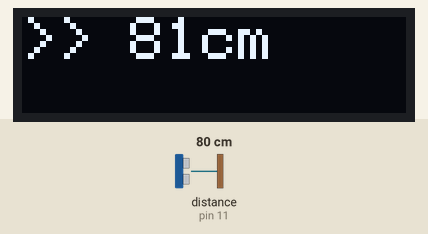
Bench run of a sketch on a simulated Arduino Uno, built with avr-gcc and run on an emulated ATmega328P. Parts: 128×32 one-colour display. The inputs (shaded band) are chosen by the test bench; at power-on: distance to the obstacle (sensor on pin 11) 80 cm. The echo pulse lasts 58.3 µs per cm.

Above: at 1.2 s.
1.3 s: distance to the obstacle (sensor on pin 11) set to 2 cm
At 2.5 s:
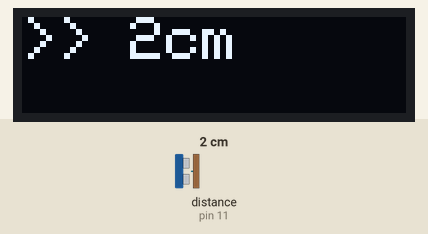
2.8 s: distance to the obstacle (sensor on pin 11) set to 4 cm
At 3.2 s:
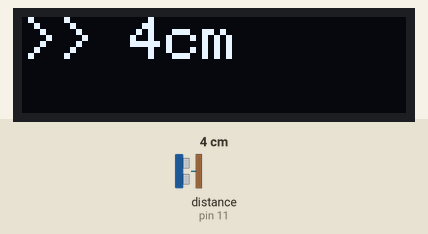
4.3 s: distance to the obstacle (sensor on pin 11) set to 9 cm
At 5.1 s:
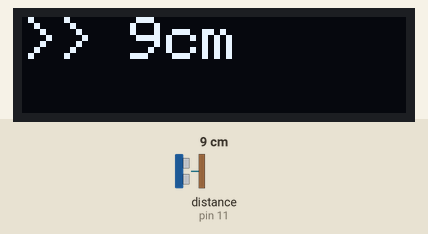
Timing chart, 0 to 7.3 s (numbered marks = the images above; inputs shaded):
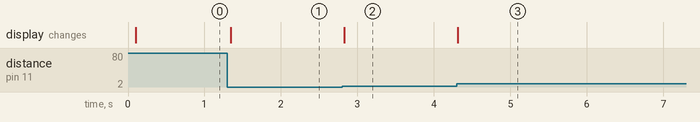

Measured:
- after the input at 1.3 s, the display: changes at once (image 1)
- after the input at 2.8 s, the display: changes at once (image 2)
- after the input at 4.3 s, the display: changes at once (image 3)

The sketch:

UltraDistance.ino
```cpp
// ---------------------------------------------------------------------------
// Example NewPing library sketch that does a ping about 20 times per second.
// ---------------------------------------------------------------------------
#include <SPI.h>
#include <Wire.h>
#include <Adafruit_GFX.h>
#include <Adafruit_SSD1306.h>

#define OLED_RESET 4
Adafruit_SSD1306 display(OLED_RESET);
#include <NewPing.h>

#define TRIGGER_PIN  12  // Arduino pin tied to trigger pin on the ultrasonic sensor.
#define ECHO_PIN     11  // Arduino pin tied to echo pin on the ultrasonic sensor.
#define MAX_DISTANCE 200 // Maximum distance we want to ping for (in centimeters). Maximum sensor distance is rated at 400-500cm.

NewPing sonar(TRIGGER_PIN, ECHO_PIN, MAX_DISTANCE); // NewPing setup of pins and maximum distance.

void setup() {
  display.begin(SSD1306_SWITCHCAPVCC, 0x3C);  // initialize with the I2C addr 0x3C (for the 128x32)
  display.clearDisplay();
  display.setTextSize(2);
  //Serial.begin(115200); // Open serial monitor at 115200 baud to see ping results.
}

void loop() {
  delay(50);                      // Wait 50ms between pings (about 20 pings/sec). 29ms should be the shortest delay between pings.
  unsigned int uS = sonar.ping(); // Send ping, get ping time in microseconds (uS).
  display.clearDisplay();
  display.setCursor(0,0);
  display.setTextColor(WHITE);
  display.print(">> ");
  display.print(uS / US_ROUNDTRIP_CM); // Convert ping time to distance in cm and print result (0 = outside set distance range)
  display.println("cm");
  display.display();
}
```
